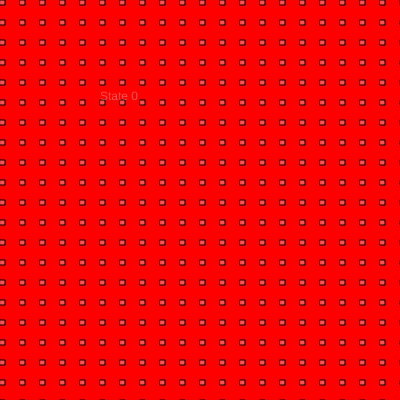
Frame 1 (no input)
Frame 60 (no input): identical to frame 1, image omitted
Frame 120 (the mouse pressed at the canvas centre since frame 60): identical to frame 1, image omitted

The p5.js sketch that drew this single still picture (run headless with seeded random() and noise() and a simulated clock; from frame 60 on, the mouse is pressed at the canvas centre):

// p5.js sketch
// ── sketch.js
let state = 0;

function setup() {
  createCanvas(400, 400);
}

function draw() {
  background(220);

  switch(state){
    case 0:
      background("red");

  fill(255, 80);
  for (let j = 0 ; j <= height ; j+=20) {
    for (let i = 0 ; i <= width ; i+=20) {

     rect(i, j, 5, 5) ;

    }
  }
      text("State 0", 100, 100);
      break;

      case 1:
      background("yellow");

      fill(255, 80);
      for (let j = 0 ; j <= height ; j+=20) {
        for (let i = 0 ; i <= width ; i+=20) {

         ellipse(i, j, 5, 5) ;

        }
      }
      text("State 1", 100, 100);
      break;

      case 2:
      background("blue");

      fill(255, 80);
      for (let j = 0 ; j <= height ; j+=20) {
        for (let i = 0 ; i <= width ; i+=20) {

         ellipse(i, j, 50, 50) ;

        }
      }
      text("State 2", 100, 100);
      break;

      case 3:
      background("purple");

      fill(255, 80);
      for (let j = 0 ; j <= height ; j+=20) {
        for (let i = 0 ; i <= width ; i+=20) {

         rect(i, j, 50, 50) ;

        }
      }
      text("State 3", 100, 100);
      break;

      case 4:
      background("pink");

      fill(255, 80);
      for (let j = 0 ; j <= height ; j+=20) {
        for (let i = 0 ; i <= width ; i+=20) {

         rect(i, j, 25, 25) ;

        }
      }
      text("State 4", 100, 100);
      break;

      case 5:
      background("black");

      fill(255, 80);
      for (let j = 0 ; j <= height ; j+=20) {
        for (let i = 0 ; i <= width ; i+=20) {

         ellipse(i, j, 25, 25) ;

        }
      }
      text("State 5", 100, 100);
      break;

         }
}

function mouseReleased(){
  state = state+1;
  if (state > 5){
    state = 0;
  }
}
